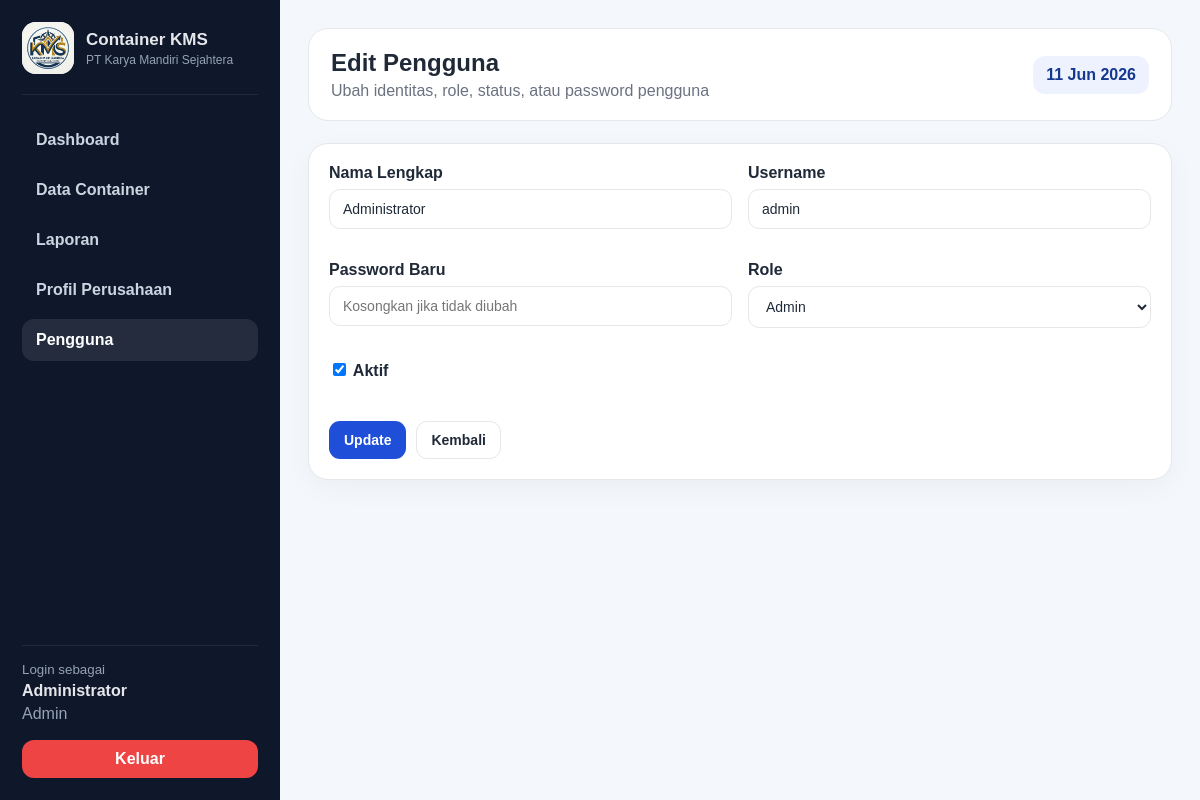
Page /users/edit.php?id=1 (signed in) on the committed database.
### tables this page shows
CREATE TABLE users (
    id INT AUTO_INCREMENT PRIMARY KEY,
    name VARCHAR(100) NOT NULL,
    username VARCHAR(50) NOT NULL UNIQUE,
    password VARCHAR(255) NOT NULL,
    role ENUM('admin','staf_gudang','pimpinan') NOT NULL DEFAULT 'staf_gudang',
    is_active TINYINT(1) NOT NULL DEFAULT 1,
    created_at DATETIME NULL,
    updated_at DATETIME NULL
);

### config/app.php (called while the page is built, shortened)
<?php
function url(string $path = ''): string
{
    $base = rtrim(BASE_URL, '/');
    $path = ltrim($path, '/');
    return ($base === '' ? '' : $base) . '/' . $path;
}

### includes/functions.php (called while the page is built, shortened)
<?php
function e($value): string
{
    return htmlspecialchars((string) $value, ENT_QUOTES, 'UTF-8');
}
function current_user(): ?array
{
    return $_SESSION['user'] ?? null;
}
function is_role(string|array $roles): bool
{
    $user = current_user();
    $roles = (array) $roles;
    return in_array($user['role'], $roles, true);
}
function role_label(string $role): string
{
    return [
        'admin' => 'Admin',
        'staf_gudang' => 'Staf Gudang',
        'pimpinan' => 'Pimpinan',
    ][$role] ?? $role;
}

### users/edit.php (the view, shortened to what this page needs)
<?php
require_once __DIR__ . '/../includes/auth.php';
$id = (int) ($_GET['id'] ?? 0);
$stmt = $pdo->prepare('SELECT * FROM users WHERE id = ?');
$stmt->execute([$id]);
$u = $stmt->fetch();
$page_title = 'Edit Pengguna';
$page_subtitle = 'Ubah identitas, role, status, atau password pengguna';
require_once __DIR__ . '/../includes/header.php';
?>
<div class="card"><form method="post"><div class="form-grid">
    <div class="form-group"><label>Nama Lengkap</label><input class="form-control" name="name" value="<?= e($u['name']) ?>" required></div>
    <div class="form-group"><label>Username</label><input class="form-control" name="username" value="<?= e($u['username']) ?>" required></div>
    <div class="form-group"><label>Password Baru</label><input class="form-control" type="password" name="password" placeholder="Kosongkan jika tidak diubah"></div>
    <div class="form-group"><label>Role</label><select name="role" required><option value="admin" <?= $u['role']==='admin'?'selected':'' ?>>Admin</option></select></div>
    <div class="form-group"><label><input type="checkbox" name="is_active" <?= $u['is_active']?'checked':'' ?>> Aktif</label></div>
</div><div class="form-actions"><button class="btn btn-primary" type="submit">Update</button><a class="btn btn-outline" href="<?= url('users/index.php') ?>">Kembali</a></div></form></div>
<?php require_once __DIR__ . '/../includes/footer.php'; ?>

### includes/header.php (shortened to what this page needs)
<?php
require_once __DIR__ . '/../config/app.php';
require_once __DIR__ . '/functions.php';
$user = current_user();
$current = basename($_SERVER['PHP_SELF']);
?>
<!doctype html>
<html lang="id">
<head>
    <link rel="stylesheet" href="<?= url('assets/css/style.css') ?>">
</head>
<body>
<div class="app-shell">
    <aside class="sidebar">
        <div class="brand">
    <div class="brand-logo" style="
    width: 52px;
    height: 52px;
    min-width: 52px;
    max-width: 52px;
    min-height: 52px;
    max-height: 52px;
    overflow: hidden;
    border-radius: 14px;
    background: #ffffff;
    display: flex;
    align-items: center;
    justify-content: center;
    flex-shrink: 0;
">
    <img src="<?= url('assets/img/logo-kms.png') ?>" alt="Logo KMS" style="
        width: 100%;
        height: 100%;
        max-width: 100%;
        max-height: 100%;
        object-fit: cover;
        display: block;
    ">
</div>
    <div>
        <h1>Container KMS</h1>
        <p><?= e(COMPANY_NAME) ?></p>
    </div>
</div>
        <nav class="menu">
            <a class="<?= $current === 'dashboard.php' ? 'active' : '' ?>" href="<?= url('dashboard.php') ?>">Dashboard</a>
            <a class="<?= strpos($_SERVER['REQUEST_URI'], '/containers/') !== false ? 'active' : '' ?>" href="<?= url('containers/index.php') ?>">Data Container</a>
            <a class="<?= strpos($_SERVER['REQUEST_URI'], '/reports/') !== false ? 'active' : '' ?>" href="<?= url('reports/index.php') ?>">Laporan</a>
            <a class="<?= $current === 'profile.php' ? 'active' : '' ?>" href="<?= url('profile.php') ?>">Profil Perusahaan</a>
            <?php if (is_role('admin')): ?>
                <a class="<?= strpos($_SERVER['REQUEST_URI'], '/users/') !== false ? 'active' : '' ?>" href="<?= url('users/index.php') ?>">Pengguna</a>
            <?php endif; ?>
        </nav>
        <div class="sidebar-footer">
            <small>Login sebagai</small>
            <strong><?= e($user['name'] ?? '-') ?></strong>
            <span><?= e(role_label($user['role'] ?? '-')) ?></span>
            <a class="logout" href="<?= url('logout.php') ?>">Keluar</a>
        </div>
    </aside>
    <main class="main-content">
        <header class="topbar">
            <div>
                <h2><?= e($page_title ?? APP_NAME) ?></h2>
                <p><?= e($page_subtitle ?? 'Pengelolaan data container secara terpusat dan terstruktur') ?></p>
            </div>
            <div class="topbar-date"><?= date('d M Y') ?></div>
        </header>

### assets/css/style.css (style rules this page uses)
:root { --primary: #1f4ed8; --primary-dark: #14378f; --accent: #7c3aed; --bg: #f4f7fb; --surface: #ffffff; --text: #1f2937; --muted: #6b7280; --border: #e5e7eb; --danger: #dc2626; --success: #16a34a; --warning: #f59e0b; }
* { box-sizing: border-box; }
body { margin: 0; font-family: Arial, Helvetica, sans-serif; background: var(--bg); color: var(--text); }
a { color: inherit; text-decoration: none; }
.form-group { margin-bottom: 16px; }
.form-group label { display: block; font-weight: 700; margin-bottom: 7px; }
.form-control, select, textarea { width: 100%; padding: 11px 13px; border: 1px solid var(--border); border-radius: 11px; background: #fff; font-size: 14px; color: var(--text); }
.btn { display: inline-flex; align-items: center; justify-content: center; gap: 6px; padding: 10px 14px; border-radius: 11px; border: 1px solid transparent; font-weight: 700; cursor: pointer; font-size: 14px; }
.btn-primary { background: var(--primary); color: #fff; }
.btn-outline { border-color: var(--border); background: #fff; color: var(--text); }
.app-shell { min-height: 100vh; display: flex; }
.sidebar { width: 280px; background: #0f172a; color: #e5e7eb; display: flex; flex-direction: column; padding: 22px; position: fixed; top: 0; bottom: 0; left: 0; }
.brand { display: flex; align-items: center; gap: 12px; padding-bottom: 20px; border-bottom: 1px solid rgba(255,255,255,.08); }
.brand-logo { width: 48px; height: 48px; background: linear-gradient(135deg, var(--primary), var(--accent)); display: flex; align-items: center; justify-content: center; border-radius: 14px; font-weight: 800; color: #fff; }
.brand h1 { font-size: 17px; margin: 0; }
.brand p { margin: 3px 0 0; font-size: 12px; color: #94a3b8; }
.menu { padding: 24px 0; display: grid; gap: 8px; }
.menu a { padding: 12px 14px; border-radius: 12px; color: #cbd5e1; font-weight: 700; }
.menu a.active, .menu a:hover { background: rgba(255,255,255,.09); color: #fff; }
.sidebar-footer { margin-top: auto; border-top: 1px solid rgba(255,255,255,.08); padding-top: 16px; display: grid; gap: 5px; }
.sidebar-footer small, .sidebar-footer span { color: #94a3b8; }
.logout { margin-top: 12px; background: #ef4444; padding: 10px 12px; border-radius: 12px; text-align: center; color: #fff; font-weight: 700; }
.main-content { margin-left: 280px; width: calc(100% - 280px); padding: 28px; }
.topbar { background: var(--surface); padding: 20px 22px; border-radius: 20px; border: 1px solid var(--border); display: flex; justify-content: space-between; align-items: center; margin-bottom: 22px; }
.topbar h2 { margin: 0; font-size: 24px; }
.topbar p { margin: 5px 0 0; color: var(--muted); }
.topbar-date { background: #eef2ff; color: var(--primary-dark); padding: 10px 13px; border-radius: 12px; font-weight: 700; }
.card { background: var(--surface); border: 1px solid var(--border); border-radius: 20px; padding: 20px; box-shadow: 0 8px 28px rgba(15,23,42,.04); }
.form-grid { display: grid; grid-template-columns: repeat(2, minmax(0, 1fr)); gap: 16px; }
.form-actions { display: flex; gap: 10px; margin-top: 18px; }
.brand { display: flex; align-items: center; gap: 12px; }
.brand-logo { width: 52px !important; height: 52px !important; min-width: 52px !important; max-width: 52px !important; min-height: 52px !important; max-height: 52px !important; border-radius: 14px; overflow: hidden !important; background: #ffffff; display: flex; align-items: center; justify-content: center; flex-shrink: 0; }
.brand-logo img { width: 100% !important; height: 100% !important; max-width: 100% !important; max-height: 100% !important; object-fit: contain; display: block; }

### rows in the picture
users: name "Administrator", role "Admin", username "admin", is_active "☑"

### other values in the picture
COMPANY_NAME "PT Karya Mandiri Sejahtera"
$page_title "Edit Pengguna"
$page_subtitle "Ubah identitas, role, status, atau password pengguna"
